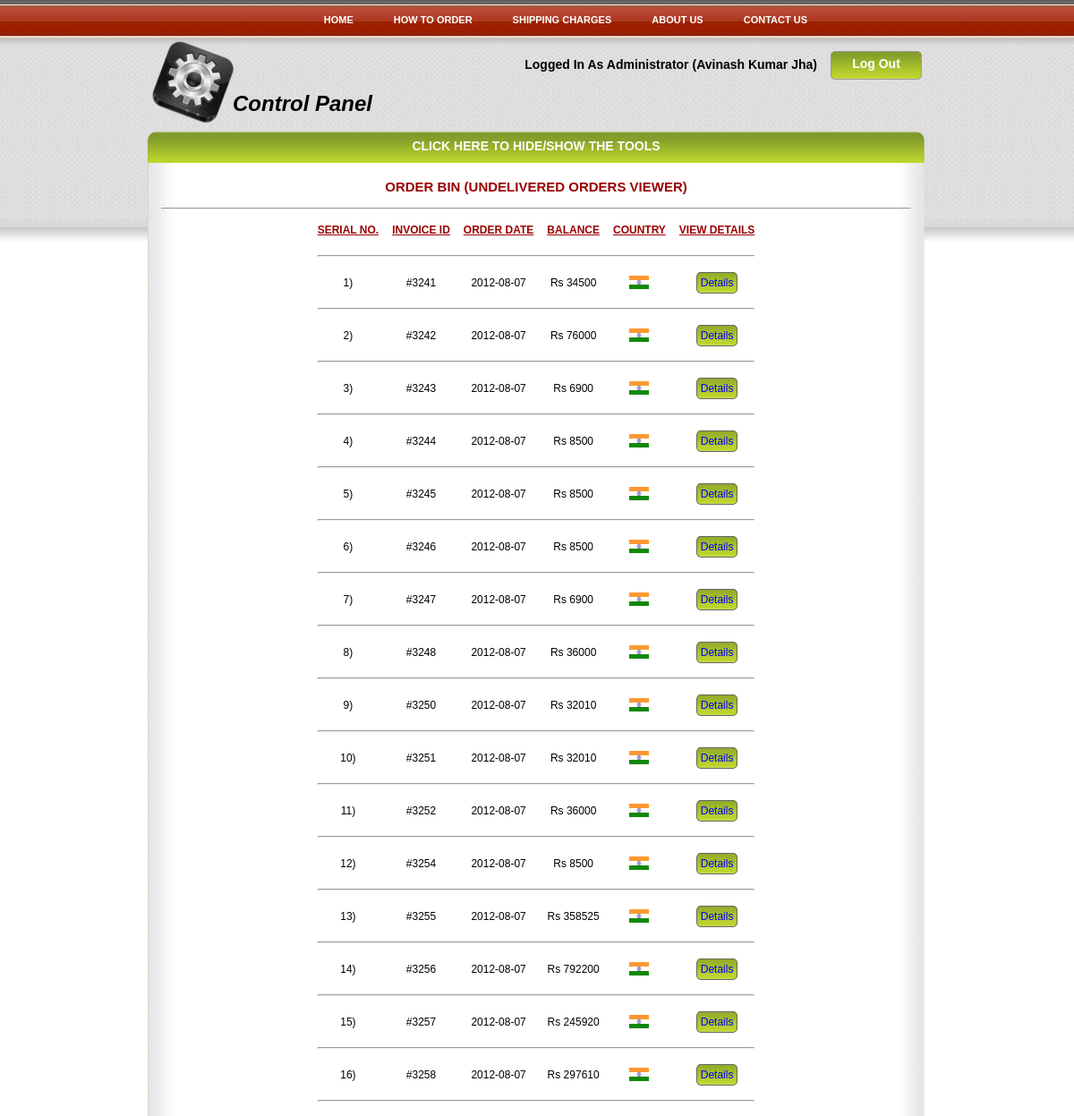
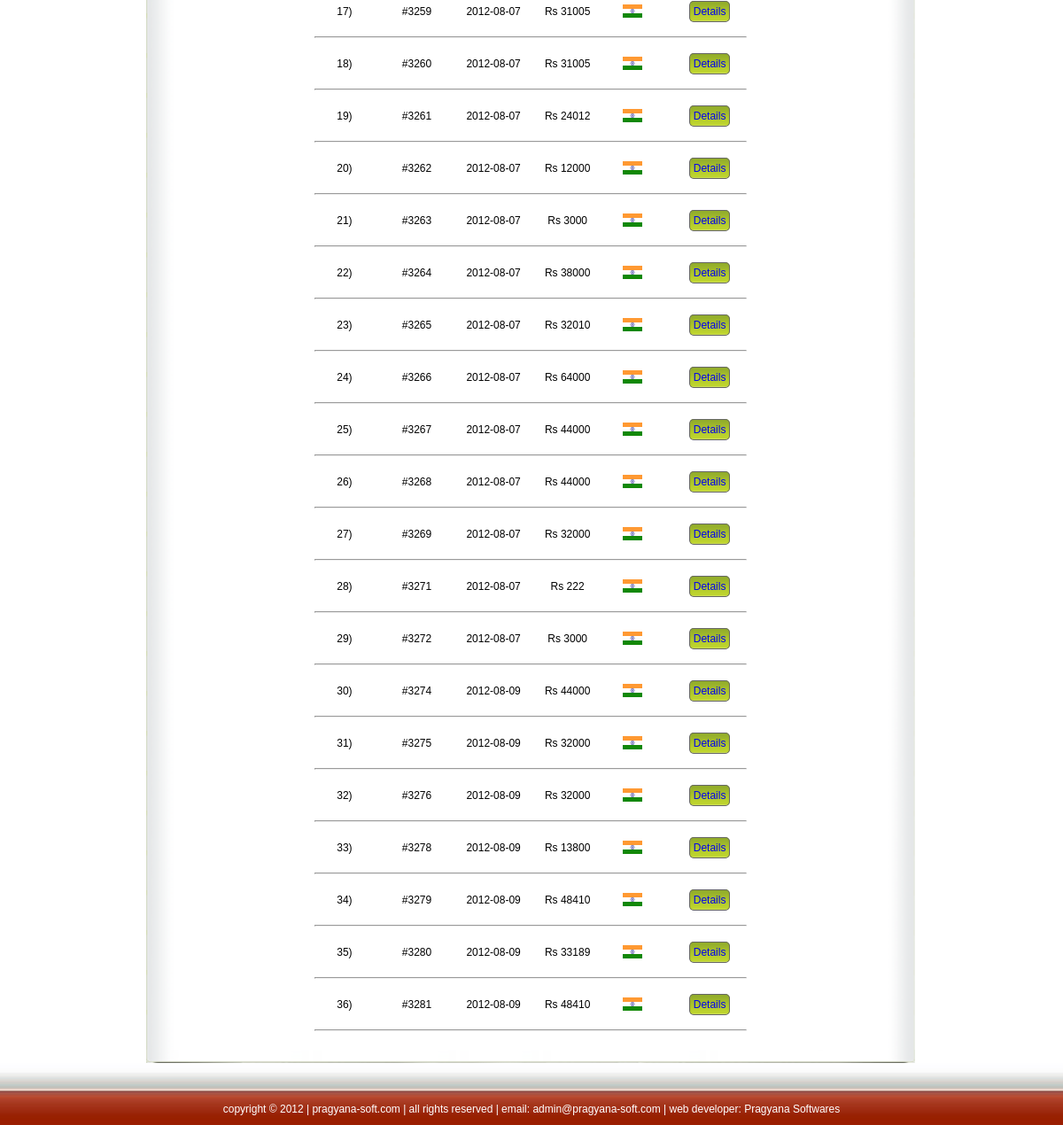
Page /admin/order-bin.php (signed in) on the committed database (2 pictures, top to bottom).
### tables this page shows
CREATE TABLE IF NOT EXISTS `order` (
  `id` int(9) NOT NULL,
  `user` varchar(35) NOT NULL,
  `date` date NOT NULL,
  `amount` int(15) NOT NULL,
  `payment_option` varchar(30) NOT NULL,
  `status` int(1) NOT NULL,
  `fname` text NOT NULL,
  `lname` text NOT NULL,
  `add` text NOT NULL,
  `city` text NOT NULL,
  `state` text NOT NULL,
  `country` text NOT NULL,
  `pin_code` text NOT NULL,
  `delivery_date` date DEFAULT NULL,
  `gateway` varchar(30) DEFAULT NULL,
  `transaction_id` varchar(40) DEFAULT NULL,
  PRIMARY KEY (`id`)
);

### admin/order-bin.php (the view, shortened to what this page needs)
<?php
	if(!isset($_SESSION['LogdUsrDet']))
	{
		header("Location: ../");
	}
	else if($_SESSION['LogdUsrDet'][0]=="GenUsr")
	{
		header("Location: ../");
	}
	else if($_SESSION['LogdUsrDet'][0]=="ContrlrAdmin")
	{
		include("admin-files/admin-top.php");
?>
	<h4>Order Bin (Undelivered Orders Viewer)</h4>
	<?php
	$error="";
?><br /><br />
<?php
	if((!isset($_REQUEST['OrderID']))||($error!=""))
	{
	?><hr />
								<table align="center" cellpadding="5" cellspacing="5" style="max-width:850px;">
								<?php
								$sql="SELECT `id`, `date`, `amount`, `country` FROM `shop`.`order` WHERE `status`='0' ORDER BY `date`";
								$result=mysql_query($sql);
								$i=0;
								while($row=mysql_fetch_array($result))
								{
									$i++;
									if($i==1)
									{
									?>
									<tr align="center" style="text-transform:uppercase; color:#990000; text-decoration:underline; font-weight:bold;">
										<td>
											Serial No.
										</td>
										<td>
											Invoice ID
										</td>
										<td>
											Order Date
										</td>
										<td>
											Balance
										</td>
										<td>
											Country
										</td>
										<td>
											View Details
										</td>
									</tr>
									<tr>
										<td colspan="6">
											<hr />
										</td>
									</tr>
									<?php
									}
									?>
									<tr align="center">
										<td>
											<?php echo $i;?>)
										</td>
										<td>
											#<?php echo $row['id'];?>
										</td>
										<td>
											<?php echo $row['date'];?>
										</td>
										<td>
											Rs <?php echo $row['amount'];?>
										</td>
										<td>
											<?php
											$sql="SELECT `short_name` FROM `country` WHERE `iso2`='".$row['country']."'";
											$result1=mysql_query($sql);
											if($row1=mysql_fetch_array($result1))
											{
											}
											?>
											<img src="admin-files/flags/<?php echo $row['country'];?>.png" alt="<?php echo $row1['short_name'];?>" title="<?php echo $row1['short_name'];?>" />
										</td>
										<td>
											<a style='text-decoration:none; border:#666666 solid 1px; border-radius:5px; padding:4px; background-image:url(../img/product-bg1.png); background-repeat:no-repeat; background-position:bottom left;' href="order-bin.php?OrderID=<?php echo $row['id'];?>">Details</a>
										</td>
									</tr>
									<tr>
										<td colspan="6">
											<hr />
										</td>
									</tr>
									<?php
								}
								?>
								</table>
	<?php
	}
	include("admin-files/admin-bottom.php");
}
	?>

### admin/admin-files/admin-top.php (shortened to what this page needs)
<?php
$result=mysql_query("SELECT `name` FROM `admin` WHERE `admin`.`username`='".$_SESSION['LogdUsrDet'][1]."'");
if($row=mysql_fetch_array($result))
{
$AdminName=$row['name'];
}
else
{
header("Location: ../");
}
?>
<!DOCTYPE html PUBLIC "-//W3C//DTD XHTML 1.0 Transitional//EN" "http://www.w3.org/TR/xhtml1/DTD/xhtml1-transitional.dtd">
<html xmlns="http://www.w3.org/1999/xhtml">
<head>
<link rel="stylesheet" href="admin-files/admin.css" />
</head>
<body>
	<div id="menu">
		<div class="red">
			<div id="slatenav">
				<ul>
					<li><a href="../index.php" title="Home">Home</a></li>
					<li><a href="../how-to-order.php" title="How to Order">How to Order</a></li>
					<li><a href="../shipping-charges.php" title="Shipping Charges">Shipping Charges</a></li>
					<li><a href="../about-us.php" title="About Us">About Us</a></li>
					<li><a href="../contact-us.php" title="Contact Us">Contact Us</a></li>
				</ul>
			</div>
		</div>
	</div>
	<div id="wraper" style="min-height:550px;">
		<div id="head">
			<a href="../logout.php">Log Out</a>
			<h1 style="float:right; margin:17px 15px 0 0; padding-top:5px; text-align:center; font-size:14px;">Logged In As Administrator (<?php echo $AdminName;?>)</h1>
			<h1 style="margin:0; padding:60px 0 0 110px; font-style:italic; font:'Times New Roman', Times, serif; font-size:24px;">Control Panel</h1>
		</div>
		<div id="main-content">
			<div id="main-content-top">
				<h3>click here to hide/show the tools</h3>
			</div>
			<div id="main-content-mid">
				<div id="main-content-mid-right">

### admin/admin-files/admin.css (style rules this page uses)
body { margin:6px 0 0 0; padding:0; text-align:center; overflow-x:hidden; background-image:url(body.jpg); background-repeat:repeat-x; font-family:Verdana, Arial, Helvetica, sans-serif; font-size:12px; }
#wraper { width:900px; margin-left:auto; margin-right:auto; text-align:left; }
#menu { height:36px; margin-top:0px; background-image:url(../../img/menu-bg.jpg); background-repeat:repeat-x; }
.red #slatenav { position:relative;display:block;height:34px;font-size:11px;font-weight:bold;background:transparent url(../../img/menu-bg.jpg) repeat-x top left;text-transform:uppercase; width:650px; margin:auto; }
.red #slatenav ul { margin:0px;padding:0;list-style-type:none;width:auto; float:right; }
.red #slatenav ul li { display:block;float:left;margin:0 1px 0 0; }
.red #slatenav ul li a { display:block;float:left;color:#FFFFFF;text-decoration:none;padding:10px 22px 0 22px;height:24px; }
#head { height:100px; background-image:url(cp.png); background-repeat:no-repeat; background-position:15px 0px; }
#head a { float:right; margin:15px 20px 0 0; height:25px; width:100px; padding-top:5px; text-align:center; border:#999999 solid 1px; border-radius:5px; text-decoration:none; font-size:14px; font-weight:bold; color:#FFFFFF; background-color:#00CC33; background-image:url(../../img/product-bg1.png); background-repeat:no-repeat; background-position:bottom left; }
#main-content { width:868px; padding-left:15px; margin-top:5px; }
#main-content #main-content-top { background-image:url(../../img/product-bg1.png); background-repeat:no-repeat; background-position:0px 0px; height:35px; border-top-left-radius:10px; border-top-right-radius:10px; }
#main-content #main-content-top h3 { margin:0; text-align:center; padding-top:8px; font-size:14px; cursor:pointer; color:#FFFFFF; text-transform:uppercase; }
#main-content #main-content-mid { min-height:400px; margin-bottom:-20px;background-image:url(../../img/product-bg2.png); background-repeat:repeat-y; background-position:0px 0px; padding-top:10px; font:Verdana, Arial, Helvetica, sans-serif; }
#main-content #main-content-mid #main-content-mid-right h4 { margin:0 0 15px 0; text-align:center; padding-top:8px; color:#990000; text-transform:uppercase; font-size:15px; }
#main-content #main-content-mid #main-content-mid-right { width:838px; padding:0 0 25px 15px; z-index:0; text-align:center; }

### rows in the picture
order: shows "SERIAL NO.", id "3241", date "2012-08-07", amount "34500"
order: id "3242", date "2012-08-07", amount "76000"
order: id "3243", date "2012-08-07", amount "6900"
order: id "3244", date "2012-08-07", amount "8500"
order: id "3245", date "2012-08-07", amount "8500"
order: id "3246", date "2012-08-07", amount "8500"
order: id "3247", date "2012-08-07", amount "6900"
order: id "3248", date "2012-08-07", amount "36000"
order: id "3250", date "2012-08-07", amount "32010"
order: id "3251", date "2012-08-07", amount "32010"
order: id "3252", date "2012-08-07", amount "36000"
order: id "3254", date "2012-08-07", amount "8500"
order: id "3255", date "2012-08-07", amount "358525"
order: id "3256", date "2012-08-07", amount "792200"
order: id "3257", date "2012-08-07", amount "245920"
order: id "3258", date "2012-08-07", amount "297610"
order: id "3259", date "2012-08-07", amount "31005"
order: id "3260", date "2012-08-07", amount "31005"
order: id "3261", date "2012-08-07", amount "24012"
order: id "3262", date "2012-08-07", amount "12000"
order: id "3263", date "2012-08-07", amount "3000"
order: id "3264", date "2012-08-07", amount "38000"
order: id "3265", date "2012-08-07", amount "32010"
order: id "3266", date "2012-08-07", amount "64000"
order: id "3267", date "2012-08-07", amount "44000"
order: id "3268", date "2012-08-07", amount "44000"
order: id "3269", date "2012-08-07", amount "32000"
order: id "3271", date "2012-08-07", amount "222"
order: id "3272", date "2012-08-07", amount "3000"
order: id "3274", date "2012-08-09", amount "44000"
order: id "3275", date "2012-08-09", amount "32000"
order: id "3276", date "2012-08-09", amount "32000"
order: id "3278", date "2012-08-09", amount "13800"
order: id "3279", date "2012-08-09", amount "48410"
order: id "3280", date "2012-08-09", amount "33189"
order: id "3281", date "2012-08-09", amount "48410"

### other values in the picture
$AdminName "Avinash Kumar Jha"
